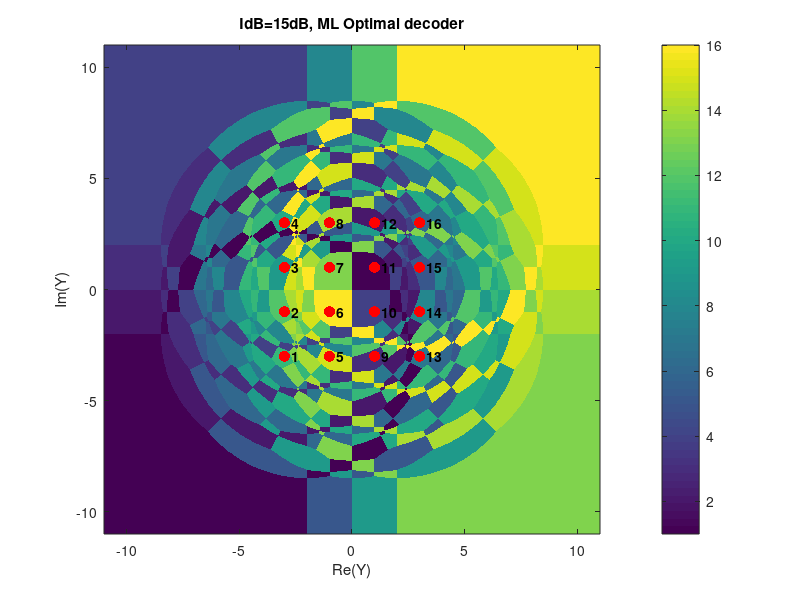

Reproduce this figure in MATLAB.
S_db = 10;
S = 10^(S_db/10);
I_db = 15;
I = 10^(I_db/10);

M = 16;
i = (1:M);
[re, im] = meshgrid([-3 -1 1 3], [-3 -1 1 3]);
x = re(:) + 1j*im(:);
x = x / sqrt(mean(abs(x.^2)));

[X,Y] = meshgrid(linspace(-11,11,1500), linspace(-11,11,1500));
y = X + 1j*Y;

decision_region = zeros([size(y), length(x)]);

for k = 1:M
    d_y = abs(y-sqrt(S)*x(k));
    decision_region(:,:,k) = d_y.^2 - log(besseli(0, 2*sqrt(I).*d_y));
end

[~, decision_map] = min(decision_region, [], 3);

figure;
imagesc([-11 11], [-11 11], decision_map);
axis xy;
xlabel('Re(Y)'); ylabel('Im(Y)');
title('IdB=15dB, ML Optimal decoder');
colorbar;
hold on;
plot(real(sqrt(S)*x), imag(sqrt(S)*x), 'ko', 'MarkerEdgeColor', 'none', 'MarkerFaceColor','r', 'MarkerSize', 8);
for k = 1:M
    text(real(sqrt(S)*x(k)) + 0.3, imag(sqrt(S)*x(k)), num2str(k), 'FontSize', 10, 'FontWeight', 'bold', 'Color', 'k');
end
